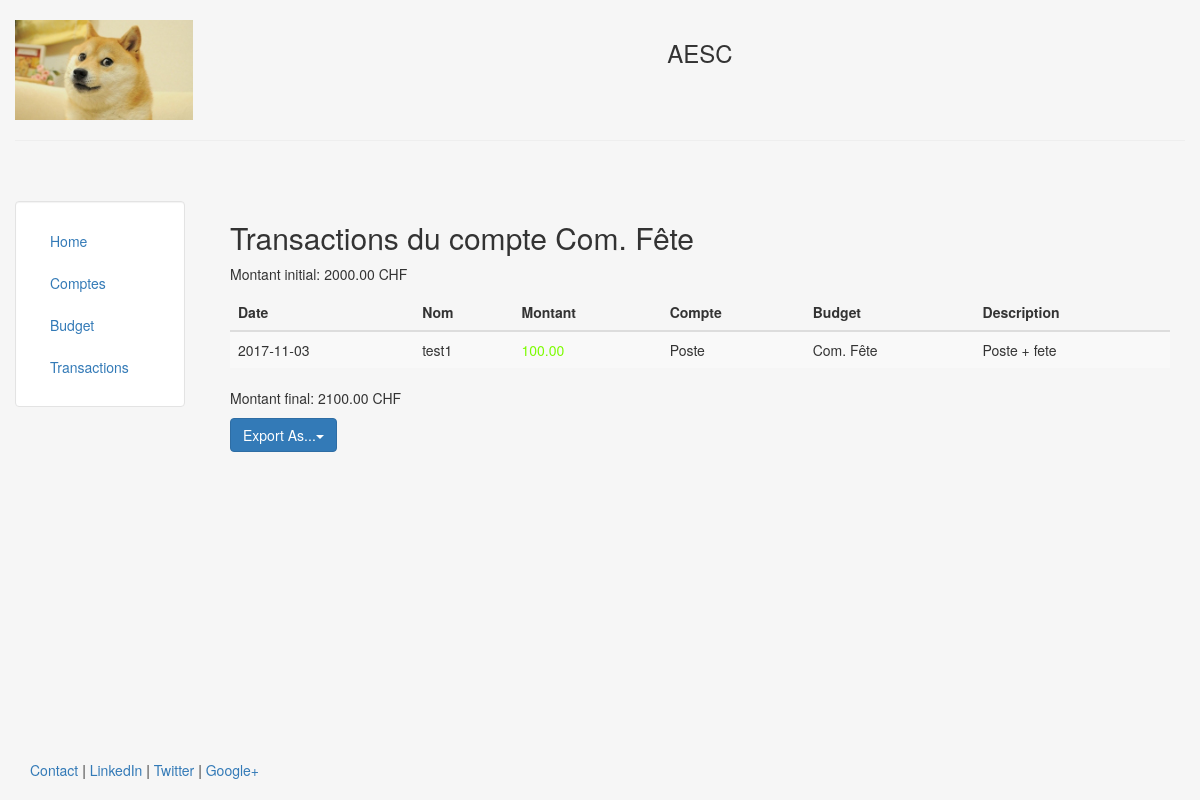
/budget/2, run on an earlier commit of the app's database.
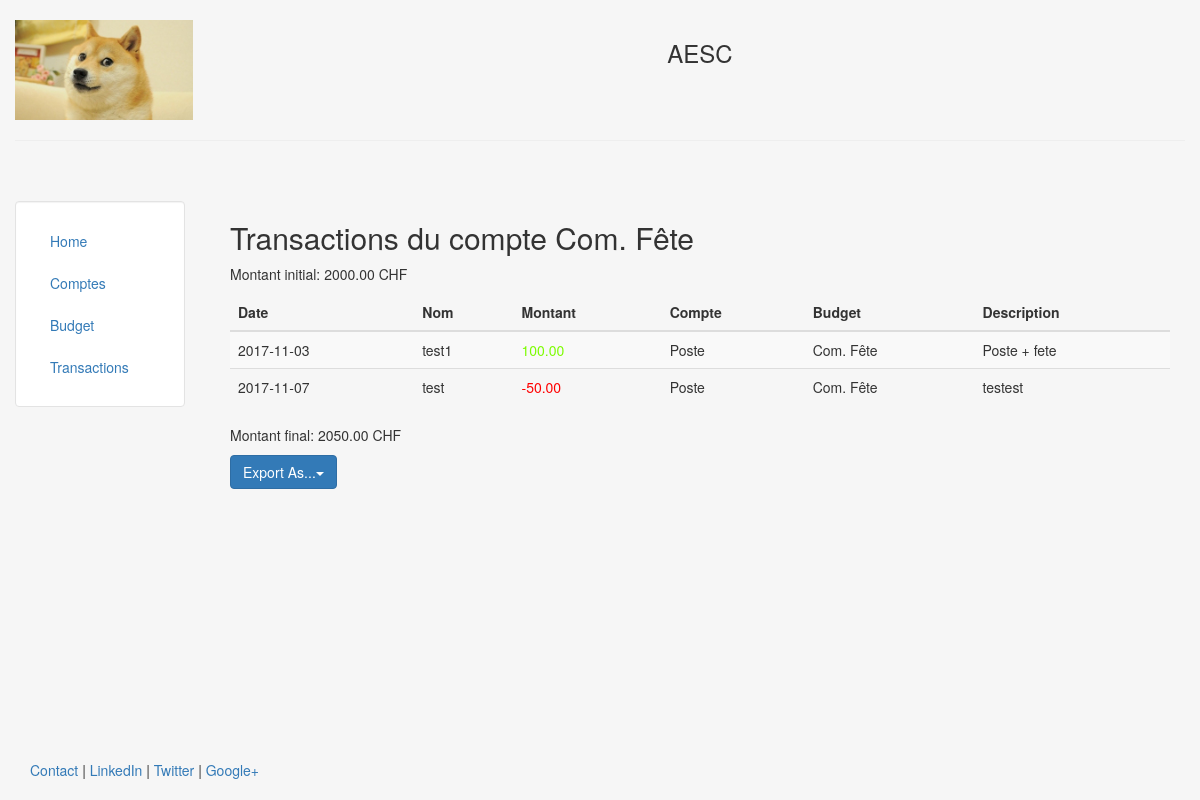
And on a later commit of the database.
### compta/models.py (models this page shows, shortened)
class Transaction(models.Model):
    nom = models.CharField(max_length=140)
    somme = models.DecimalField(max_digits=11, decimal_places=2)
    compte = models.ForeignKey(Compte, on_delete=models.CASCADE)
    budget = models.ForeignKey(Budget, on_delete=models.CASCADE, blank=True, null=True)
    date = models.DateField()
    date_traitement = models.DateField(default=datetime.now)
    description = models.TextField()

class Compte(models.Model):
    nom = models.CharField(max_length = 140)
    somme_depart = models.DecimalField( max_digits=11, decimal_places=2)
    somme_actuelle = models.DecimalField(max_digits=11, decimal_places=2)
    def __str__(self):
        return self.nom

class Budget(models.Model):
    nom = models.CharField(max_length = 140)
    somme_depart = models.DecimalField(max_digits=11, decimal_places=2)
    somme_actuelle = models.DecimalField(max_digits=11, decimal_places=2)
    def __str__(self):
        return self.nom

### compta/views.py (the view)
# urls.py: url(r'^budget/(?P<pk>\d+)$', views.detail_budget),
def detail_budget(request, pk):
    try:
        budget = Budget.objects.get(pk=pk)
        transac = Transaction.objects.filter(budget=pk)
    except:
        raise Http404("Le Budget spécifié n'existe pas!")
    return render(request, "compta/detail_budget.html", {'budget': budget, 'transac':transac})

### templates/compta/detail_budget.html
{% extends "compta/header.html" %}
{% block content %}
    <h2>Transactions du compte {{ budget.nom }}</h2>
    <p>Montant initial: {{ budget.somme_depart }} CHF</p>
        <table class="table table-striped">
            <thead>
              <tr>
                <th>Date</th>
                <th>Nom</th>
                <th>Montant</th>
                <th>Compte</th>
                <th>Budget</th>
                <th>Description</th>
              </tr>
            </thead>
            <tbody>
                {% for c in transac %}
                    <tr>
                        <td>{{ c.date|date:"Y-m-d" }}</td>
                        <td>{{ c.nom }}</td>
                        <td>
                            {% if  c.somme > 0 %}
                                <font color="lawngreen">{{c.somme}}</font>
                            {% else %}
                                <font color="red">{{c.somme}}</font>
                            {% endif %}
                        </td>
                        <td>{{ c.compte }}</td>
                        <td>{{ c.budget }}</td>
                        <td>{{ c.description }}</td>
                    </tr>
                {% endfor %}
            </tbody>
        </table>
    <p>Montant final: {{ budget.somme_actuelle }} CHF</p>
    {% include 'compta/includes/export_snippet.html' %}
{% endblock %}

What changed in the data, as far as the page shows it:
changed Budget "Com. Fête": somme_actuelle "2100.00" → "2050.00"
added Transaction: date "2017-11-07", nom "test", somme "-50.00", compte "Poste", budget "Com. Fête", description "testest"
